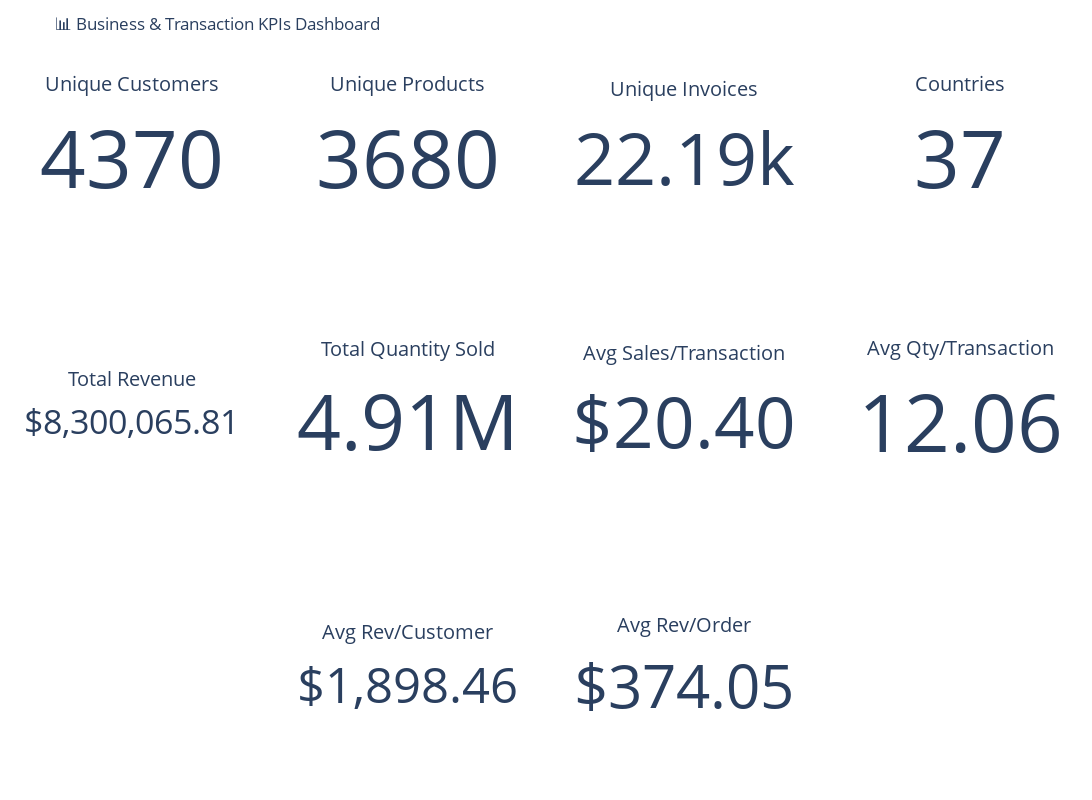

The notebook cell saved with this chart:
### Markdown cell above
Vsualise KPI'S as Cards

### Code cell
import plotly.graph_objects as go
from plotly.subplots import make_subplots

# Create subplot grid (3 rows × 5 cols → 15 slots)
fig = make_subplots(rows=3, cols=4,
                    specs=[[{"type":"indicator"}]*4,
                           [{"type":"indicator"}]*4,
                           [{"type":"indicator"}]*4])

# Row 1
fig.add_trace(go.Indicator(mode="number", value=Number_of_unique_customers,
    title={"text": "Unique Customers"}), row=1, col=1)

fig.add_trace(go.Indicator(mode="number", value=Number_of_unique_products,
    title={"text": "Unique Products"}), row=1, col=2)

fig.add_trace(go.Indicator(mode="number", value=Number_of_unique_invoices,
    title={"text": "Unique Invoices"}), row=1, col=3)

fig.add_trace(go.Indicator(mode="number", value=Number_of_countries,
    title={"text": "Countries"}), row=1, col=4)

fig.add_trace(go.Indicator(mode="number", value=Total_Revenue,
    title={"text": "Total Revenue"}, number={"prefix":"$","valueformat":",.2f"}), row=2, col=1)

# Row 2
fig.add_trace(go.Indicator(mode="number", value=Total_Quantity_Sold,
    title={"text": "Total Quantity Sold"}), row=2, col=2)

fig.add_trace(go.Indicator(mode="number", value=Avg_Sales_Amount_per_Transaction,
    title={"text": "Avg Sales/Transaction"}, number={"prefix":"$","valueformat":",.2f"}), row=2, col=3)

fig.add_trace(go.Indicator(mode="number", value=Avg_Quantity_Sold_per_Transaction,
    title={"text": "Avg Qty/Transaction"}, number={"valueformat":",.2f"}), row=2, col=4)

fig.add_trace(go.Indicator(mode="number", value=Average_Revenue_per_Customer,
    title={"text": "Avg Rev/Customer"}, number={"prefix":"$","valueformat":",.2f"}), row=3, col=2)

fig.add_trace(go.Indicator(mode="number", value=Average_revenue_per_order,
    title={"text": "Avg Rev/Order"}, number={"prefix":"$","valueformat":",.2f"}), row=3, col=3)



# Layout
fig.update_layout(
    height=800, width=1200,
    title_text="📊 Business & Transaction KPIs Dashboard",
    margin=dict(l=20, r=20, t=60, b=20)
)

fig.show()

### Figure 1 — Plotly figure (JSON) as saved in the notebook; plotly's stock layout.template omitted (floating-point values rounded to 4 significant figures)
{"data": [{"domain": {"x": [0, 0.2125], "y": [0.7333, 1]}, "mode": "number", "title": {"text": "Unique Customers"}, "type": "indicator", "value": 4372}, {"domain": {"x": [0.2625, 0.475], "y": [0.7333, 1]}, "mode": "number", "title": {"text": "Unique Products"}, "type": "indicator", "value": 3684}, {"domain": {"x": [0.525, 0.7375], "y": [0.7333, 1]}, "mode": "number", "title": {"text": "Unique Invoices"}, "type": "indicator", "value": 22190}, {"domain": {"x": [0.7875, 1], "y": [0.7333, 1]}, "mode": "number", "title": {"text": "Countries"}, "type": "indicator", "value": 37}, {"domain": {"x": [0, 0.2125], "y": [0.3667, 0.6333]}, "mode": "number", "number": {"prefix": "$", "valueformat": ",.2f"}, "title": {"text": "Total Revenue"}, "type": "indicator", "value": 8300000.0}, {"domain": {"x": [0.2625, 0.475], "y": [0.3667, 0.6333]}, "mode": "number", "title": {"text": "Total Quantity Sold"}, "type": "indicator", "value": 4906888}, {"domain": {"x": [0.525, 0.7375], "y": [0.3667, 0.6333]}, "mode": "number", "number": {"prefix": "$", "valueformat": ",.2f"}, "title": {"text": "Avg Sales/Transaction"}, "type": "indicator", "value": 20.4}, {"domain": {"x": [0.7875, 1], "y": [0.3667, 0.6333]}, "mode": "number", "number": {"valueformat": ",.2f"}, "title": {"text": "Avg Qty/Transaction"}, "type": "indicator", "value": 12.06}, {"domain": {"x": [0.2625, 0.475], "y": [0, 0.2667]}, "mode": "number", "number": {"prefix": "$", "valueformat": ",.2f"}, "title": {"text": "Avg Rev/Customer"}, "type": "indicator", "value": 1898.0}, {"domain": {"x": [0.525, 0.7375], "y": [0, 0.2667]}, "mode": "number", "number": {"prefix": "$", "valueformat": ",.2f"}, "title": {"text": "Avg Rev/Order"}, "type": "indicator", "value": 374.0}], "layout": {"height": 800, "margin": {"b": 20, "l": 20, "r": 20, "t": 60}, "title": {"text": "                                                                 📊 Business & Transaction KPIs Dashboard"}, "width": 1200}}
